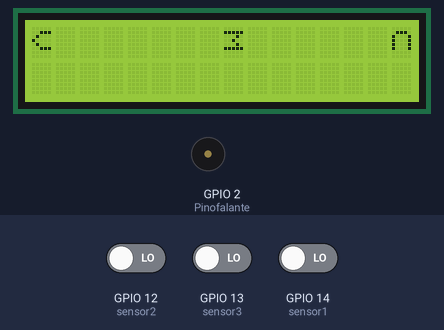
The sketch below on a simulated ESP8266 (NodeMCU). On the bench: 16×2 character LCD, buzzer (waves = sounding). Inputs (shaded band) come from the test bench; at power-on: GPIO 14 (sensor1) LOW, GPIO 12 (sensor2) LOW, GPIO 13 (sensor3) LOW. WiFi joins after 1.5 s; servers stay silent unless stated; what the sketch prints to the serial monitor is not drawn.

Above: at 3.2 s.
3.3 s: GPIO 14 (sensor1) driven HIGH
At 9.5 s:
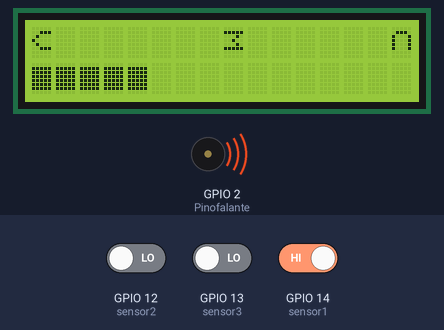
10.1 s: GPIO 12 (sensor2) driven HIGH
At 17.1 s:
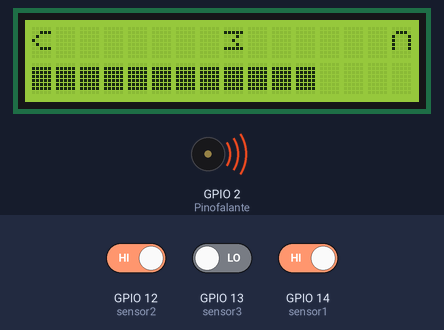
17.3 s: GPIO 13 (sensor3) driven HIGH
At 20.61 s:
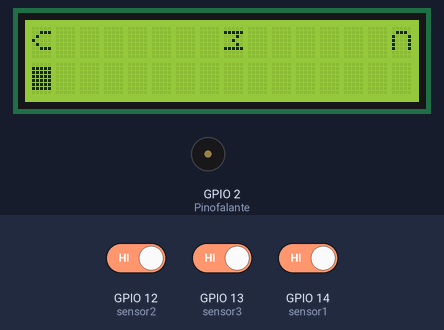
22.4 s: GPIO 12 (sensor2) driven LOW
26.2 s: GPIO 14 (sensor1) driven LOW
At 33.9 s:
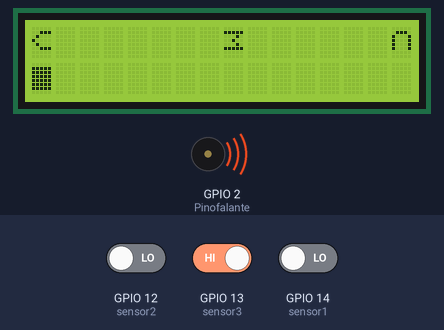
Timing chart, 0 to 34.5 s (numbered marks = the images above; inputs shaded):
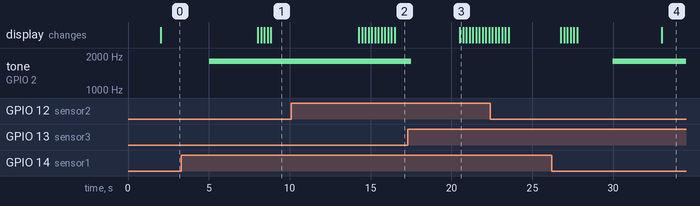

Measured:
- after the input at 3.3 s, the display: first changes after 4.7 s (image 1 shows a later state)
- after the input at 10.1 s, the display: first changes after 4.2 s (image 2 shows a later state)
- after the input at 17.3 s, the display: changes after 3.2 s (image 3)
- after the input at 26.2 s, the display: first differs from a run without the input after 6.8 s (image 4)

The sketch:

NodeMCU_Medidor-Nivel-Agua-boias-diversas.ino
```cpp
/* ***********************************************************************
    Programa de mostrar o nível de uma caixa d'agua em uma web page
    Utiliza o processador  NodeMCU 1.0 12-E
    Necessita de uma conexão wifi
    Requer Display HD44780 com adaptador I2C, 3 boias de nível e buzzer
    Necessita disponibilizar figuras da caixa dágua com vários níveis
    em diretorio na web
    Data 30/05/2019
    Versão atualizada em  22/06/2019
    Escolher o tipo de boia a ser utilizada na variável "contato"
 *************************************************************************/

#include <Wire.h>
#include <LiquidCrystal_I2C.h>
#include <ESP8266WiFi.h>
#include <WiFiClient.h>
#include <ESP8266WebServer.h>
#include <ESP8266mDNS.h>

// Declara SSID e Senha da rede wifi. Colocar os dados da sua rede
#ifndef STASSID
#define STASSID "xxxxxxxxx"
#define STAPSK  "xxxxxxxxx"
#endif

const char* ssid = STASSID;
const char* password = STAPSK;

// Inicializa Servidor Web
ESP8266WebServer server(80);

// Ajusta o endereço do display LCD para 0x27
// Para  16 caracters e 2 linhas com interface i2c
LiquidCrystal_I2C lcd(0x27, 16, 2);


#define Pinofalante 2 // saida para buzzer
#define sensor1 14   // sensor 1
#define sensor2 12   // sensor 2
#define sensor3 13   // sensor 3
#define tempo_sirene 1
int frequencia = 0;

//Atenção ao usar boias verifique se:
//Na posição inferior o contato é fechado, assim contato  = 0
//Na posição inferior o contato é  aberto, assim contato  = 1
boolean contato = 1;

int valor_s1 = contato, valor_s2 = contato, valor_s3 = contato;

// Simbolos para display na vertical
// Display montado na posição vertical
uint8_t letra_C[8] = {0x0, 0xE, 0x11, 0x11, 0x11, 0x11, 0x0, 0x0};
uint8_t letra_M[8] = {0x0, 0x1F, 0x2, 0x4, 0x2, 0x1F, 0x0, 0x0};
uint8_t letra_v[8] = {0x0, 0x7, 0x8, 0x10, 0x8, 0x7 , 0x0, 0x0};
uint8_t caracter_nivel[8] = {0x0, 0x1F, 0x1F, 0x1F, 0x1F, 0x1F, 0x1F, 0x0};

int nivel_anterior = 0;

void handleRoot() {
  server.send(200, "html", homePage());
}

void handleNotFound() {
  String message = "Arquivo nao encontrado \n\n";
  message += "URI: ";
  message += server.uri();
  message += "\nMethod: ";
  message += (server.method() == HTTP_GET) ? "GET" : "POST";
  message += "\nArguments: ";
  message += server.args();
  message += "\n";
  for (uint8_t i = 0; i < server.args(); i++) {
    message += " " + server.argName(i) + ": " + server.arg(i) + "\n";
  }
  server.send(404, "text/plain", message);
}

void sirene() {
  for (frequencia = 150; frequencia < 1800; frequencia += 1)
  {
    tone(Pinofalante, frequencia, tempo_sirene);
    delay(1);
  }
  for (frequencia = 1800; frequencia > 150; frequencia -= 1)
  {
    tone(Pinofalante, frequencia, tempo_sirene);
    delay(1);
  }
}

void setup() {

  // Ajusta a porta serial para 9600bps e monitorar a conexão wifi
  Serial.begin(9600);
  Serial.println(" ");
  delay(100);
  Serial.println(" ");
  delay(100);
  Serial.println("Inicializando comunicacao serial ");
  WiFi.mode(WIFI_STA);
  WiFi.begin(ssid, password);

  // Esperar por conexão wifi
  Serial.print ("Conectando WiFi " );
  while (WiFi.status() != WL_CONNECTED) {
    delay(500);
    Serial.print(".");
  }
  Serial.println("ok");
  //Importante : Configura NodeMCU com IP fixo. Ajustar para sua rede
  IPAddress subnet(255, 255, 255, 0);
  WiFi.config(IPAddress(10, 0, 0, 24), IPAddress(10, 0, 0, 1), subnet);
  Serial.println("IP Fixo");

  Serial.print("Conectado a ");
  Serial.println(ssid);
  Serial.print("Endereco IP : ");
  Serial.println(WiFi.localIP());
  delay(200);
  if (MDNS.begin("esp8266")) {
    Serial.println("MDNS Inicializado");
  }

  server.on("/", handleRoot);

  server.on("/inline", []() {
    server.send(200, "text/plain", "Esta funcinando bem");
  });

  server.onNotFound(handleNotFound);

  server.begin();
  Serial.println("HTTP server inicializado");

  // Inicializa o display I2C
  lcd.init();

  // Imprime messagem no LCD.
  lcd.backlight();

  //Caracteres customizados
  lcd.createChar(0, letra_C);
  lcd.createChar(1, letra_M);
  lcd.createChar(2, letra_v);
  lcd.createChar(3, caracter_nivel);

  // Define os pinos dos sensores como entrada
  pinMode(sensor1, INPUT);
  pinMode(sensor2, INPUT);
  pinMode(sensor3, INPUT);

  pinMode(Pinofalante, OUTPUT);
  digitalWrite(Pinofalante, LOW);

  // Mostra a letra C no display
  lcd.setCursor(15, 0);
  lcd.write(uint8_t(0));
  // Mostra a letra M no display
  lcd.setCursor(8, 0);
  lcd.write(uint8_t(1));
  // Mostra a letra V no display
  lcd.setCursor(0, 0);
  lcd.write(uint8_t(2));

  Serial.println("Monitoracao de Caixa Dagua");
  Serial.println();
}

void loop() {

  // Controle de nível e Leitura dos sensores
  valor_s1 = digitalRead(sensor1);
  valor_s2 = digitalRead(sensor2);
  valor_s3 = digitalRead(sensor3);

  // Mostra valor dos sensores no serial monitor
  Serial.print("  Vazio S1: ");
  Serial.print(valor_s1);
  Serial.print("  Médio S2: ");
  Serial.print(valor_s2);
  Serial.print("  Cheio S3: ");
  Serial.println(valor_s3);
  delay(3000);
  // Checa o nivel e atualiza o display
  if (valor_s1 == contato && valor_s2 == contato && valor_s3 == contato)
  {
    // Atualiza o nivel no display, enviando o numero de
    // "quadrados" que devem ser mostrados para indicar o nível
    mostra_nivel(15);

  }

  int valorTotal = 0;
  if (valor_s1 == contato) {
    valorTotal = 4;
  }
  if (valor_s2 == contato && valor_s1 == contato) {
    valorTotal = 11;
  }
  if (valor_s3 == contato && valor_s2 == contato && valor_s1 == contato) {
    valorTotal = 15;
  }

  if (valorTotal != nivel_anterior) {
    mostra_nivel(valorTotal);
  }

  if (valorTotal < 11) {
    tone(Pinofalante, 1800);
  } else {
    noTone(Pinofalante);
  }

  server.handleClient();
  MDNS.update();
}

void mostra_nivel(int nivel)
{
  if (nivel != nivel_anterior)
  {
    // Apaga informacao anterior
    lcd.setCursor(0, 1);
    lcd.print("               ");
    // Atualiza o nivel no display
    int ultimo = 0;
    for (int i = 0; i <= nivel; i++)
    {
      lcd.setCursor(i, 1);
      lcd.write(uint8_t(3));
      ultimo = i;
      delay(200);
    }

    for (int u = 15; u > ultimo; u--) {
      lcd.setCursor(u, 1);
      lcd.write(' ');
      delay(200);
    }
    nivel_anterior = nivel;
  }

}

String homePage() {
  return (
           "<!DOCTYPE html>"
           "<html>"
           "<meta http-equiv='refresh' content='1'/>"
           "<meta charset=\"utf-8\" />"
           "<meta name = 'viewport' content = 'width=device-width, initial-scale=1,user-scalable=0'>"
           "<title>Sitio Pe de Serra - Caixa d'agua</title>"
           "<link href='https://maxcdn.bootstrapcdn.com/bootstrap/3.3.1/css/bootstrap.min.css' rel='stylesheet'></link>"
           "<p>&nbsp;</p>"
           "<div style='text-align: center;'><img src =  'http://iot-day.com/images/projects/Sitiopedeserra.png' alt='' width='290' height=63' /></div>"
           "<div class='alert alert-info' role='alert'><div style='text-align: center;'><h4>Caixa Principal</h4></div></div>"
           "<div class='col-md-6'>"
           "<meta name='viewport' content='width=device-width, initial-scale=1.0'>"
           "<span style='display: none;'>" + String(0) + "</span>"
           "<h1>" + ((nivel_anterior == 15) ? "<div style='text-align: center;'><img src='http://iot-day.com/images/projects/caixa_dagua_100.png' alt='' width='290' height=220' />100%</div>"
                     : (nivel_anterior == 11) ? "<div style='text-align: center;'><img src='http://iot-day.com/images/projects/caixa_dagua_maior_66.png' alt='' width='290' height=220' />70%</div>"
                     : (nivel_anterior == -1) ? "Carregando" : (nivel_anterior == 4) ? "<div style='text-align: center;'><img src='http://iot-day.com/images/projects/caixa_dagua_maior_33.png' alt='' width='290' height=220' />40%</div>"
                     : "<div style='text-align: center;'><img src='http://iot-day.com/images/projects/caixa_dagua_menor_33.png' alt='' width='290' height=220' />15%</div>") + "</h1></html>"
           "<p>&nbsp;</p>"
           "<div style='text-align: center;'>&copy 2019 - Epaminondas Lage </div>"
           "<p>&nbsp;</p>"
         );

}
```
